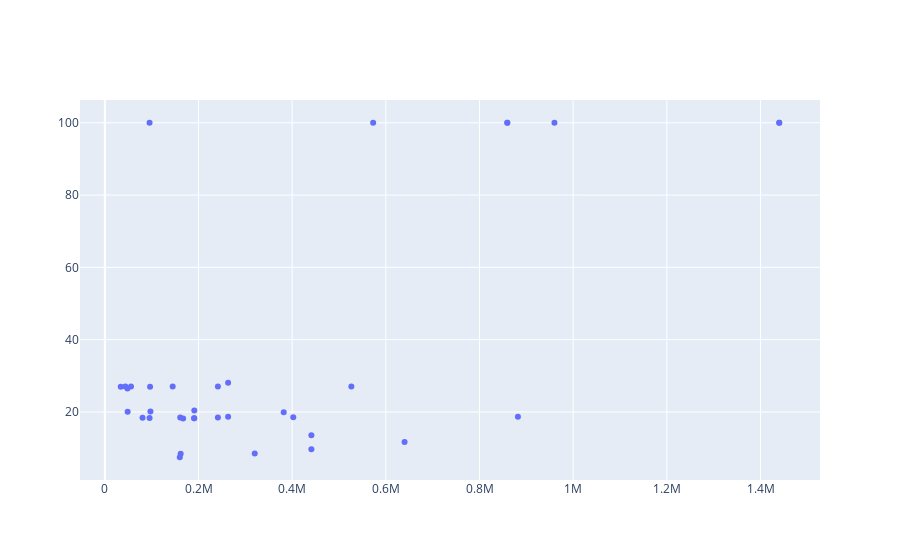

Notebook cell for this chart:
### Code cell
analyse_size(audio_data=audios)
